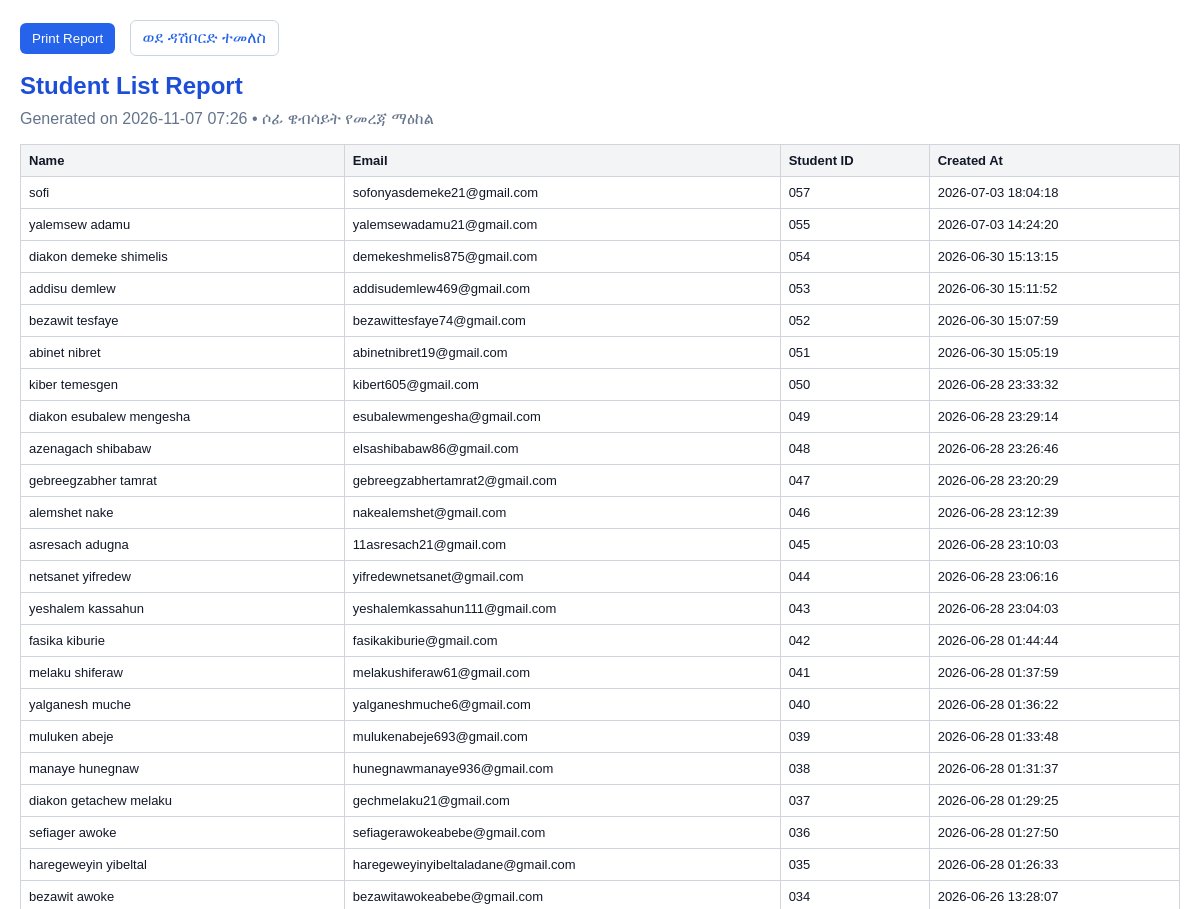
Before: /admin_reports.php (signed in, upper part) with the older database file.
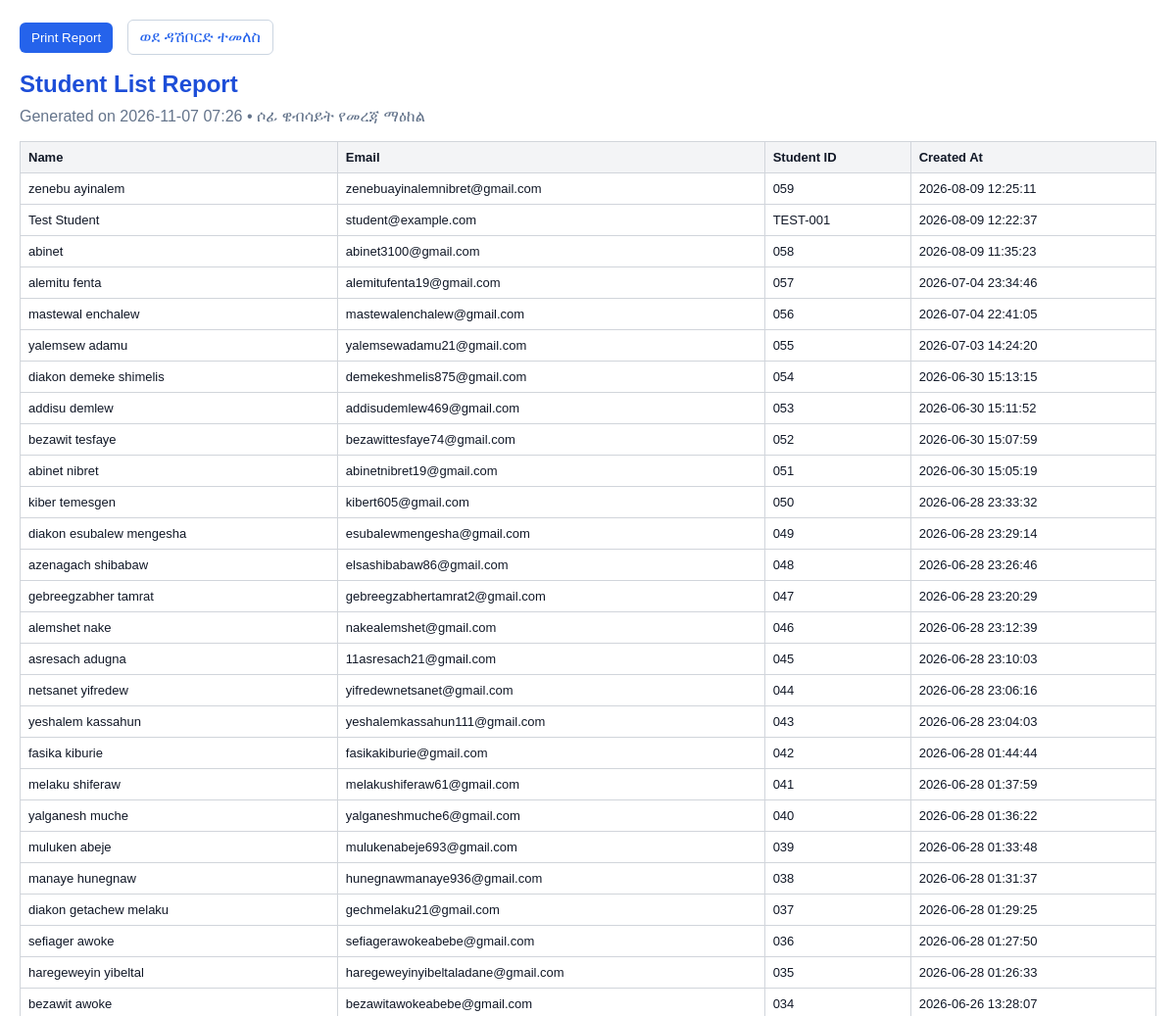
After: the same page with the newer database file.
### tables this page shows
CREATE TABLE `students` (
  `id` int(11) NOT NULL AUTO_INCREMENT,
  `name` varchar(255) NOT NULL,
  `email` varchar(255) NOT NULL,
  `student_id` varchar(100) NOT NULL,
  `password_hash` varchar(255) NOT NULL,
  `role` varchar(30) NOT NULL DEFAULT 'Student',
  `created_at` datetime DEFAULT current_timestamp(),
  `email_verified` tinyint(1) NOT NULL DEFAULT 0,
  `email_verification_token` varchar(255) DEFAULT NULL,
  `email_verified_at` datetime DEFAULT NULL,
  `location_country` varchar(100) DEFAULT NULL,
  `location_city` varchar(100) DEFAULT NULL,
  `location_lat` decimal(10,6) DEFAULT NULL,
  `location_lng` decimal(10,6) DEFAULT NULL,
  `country` varchar(100) DEFAULT NULL,
  `city` varchar(100) DEFAULT NULL,
  `latitude` decimal(10,7) DEFAULT NULL,
  `longitude` decimal(10,7) DEFAULT NULL,
  PRIMARY KEY (`id`),
  UNIQUE KEY `email` (`email`),
  UNIQUE KEY `student_id` (`student_id`)
);

### db.php (called while the page is built, shortened)
<?php
if (!function_exists('safe')) {
    function safe($value): string
    {
        if (is_scalar($value)) {
            return htmlspecialchars((string)$value, ENT_QUOTES, 'UTF-8');
        }
        return '';
    }
}

### admin_reports.php (the view, shortened to what this page needs)
<?php
require_once __DIR__ . '/db.php';
$isAdmin = true;
$type = $_GET['type'] ?? 'students';
$reportTitle = [
    'students' => 'Student List Report',
    'courses' => 'Course List Report',
    'quiz_results' => 'Quiz Results Report',
    'certificates' => 'Certificate Report',
    'contact_messages' => 'Contact Messages Report',
    'newsletter_subscribers' => 'Newsletter Subscribers Report',
    'announcements' => 'Announcements Report',
    'blog_posts' => 'Blog Posts Report',
    'enrollment_reports' => 'Enrollment Report',
][$type] ?? 'Admin Report';
$rows = [];
switch ($type) {
    case 'students':
        $stmt = $pdo->query('SELECT name, email, student_id, created_at FROM students ORDER BY created_at DESC');
        $rows = $stmt->fetchAll(PDO::FETCH_ASSOC);
        break;
}
$columns = [];
switch ($type) {
    case 'students':
        $columns = [['label' => 'Name', 'key' => 'name'], ['label' => 'Email', 'key' => 'email'], ['label' => 'Student ID', 'key' => 'student_id'], ['label' => 'Created At', 'key' => 'created_at']];
        break;
}
?>
<!DOCTYPE html>
<html lang="am">
<head>
</head>
<body>
<div class="wrap">
    <div class="actions">
        <button type="button" onclick="window.print()">Print Report</button>
        <?php if ($isAdmin): ?>
            <a href="admin_dashboard.php" style="margin-left:10px;color:#2563eb;text-decoration:none;display:inline-block;padding:8px 12px;border:1px solid #cbd5e1;border-radius:6px;">ወደ ዳሽቦርድ ተመለስ</a>
        <?php endif; ?>
    </div>
    <h1><?php echo safe($reportTitle); ?></h1>
    <div class="meta">Generated on <?php echo date('Y-m-d H:i'); ?> • ሶፊ ዌብሳይት የመረጃ ማዕከል</div>
    <?php if (empty($rows)): ?>
        <p>ምንም የቀረበ መረጃ የለም!.</p>
    <?php else: ?>
        <table>
            <thead>
                <tr>
                    <?php foreach ($columns as $column): ?>
                        <th><?php echo safe($column['label']); ?></th>
                    <?php endforeach; ?>
                </tr>
            </thead>
            <tbody>
                <?php foreach ($rows as $row): ?>
                    <tr>
                        <?php foreach ($columns as $column): ?>
                            <td><?php echo safe($row[$column['key']] ?? ''); ?></td>
                        <?php endforeach; ?>
                    </tr>
                <?php endforeach; ?>
            </tbody>
        </table>
    <?php endif; ?>
</div>
</body>
</html>

Changed rows visible on the page:
removed students: name "sofi", email "sofonyasdemeke21@gmail.com", student "057", created_at "2026-07-03 18:04:18"
added students: name "zenebu ayinalem", email "zenebuayinalemnibret@gmail.com", student "059", created_at "2026-08-09 12:25:11"
added students: name "Test Student", email "student@example.com", student "TEST-001", created_at "2026-08-09 12:22:37"
added students: name "abinet", email "abinet3100@gmail.com", student "058", created_at "2026-08-09 11:35:23"
added students: name "alemitu fenta", email "alemitufenta19@gmail.com", student "057", created_at "2026-07-04 23:34:46"
added students: name "mastewal enchalew", email "mastewalenchalew@gmail.com", student "056", created_at "2026-07-04 22:41:05"
